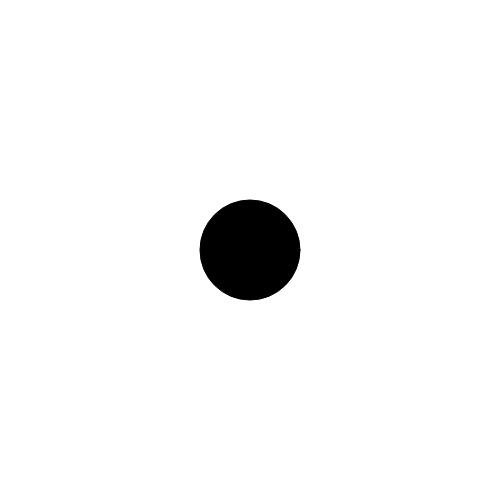
Frame 1 (no input)
Frame 60 (no input): identical to frame 1, image omitted
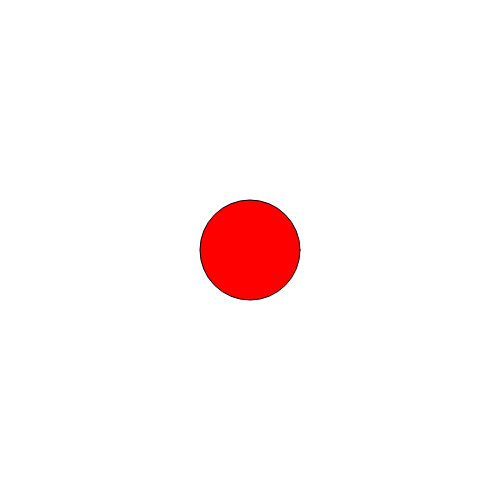
Frame 120 (the mouse pressed at the canvas centre since frame 60)

The p5.js sketch that drew these frames (run headless with seeded random() and noise() and a simulated clock; from frame 60 on, the mouse is pressed at the canvas centre):

// p5.js sketch
// ── sketch.js
var miColor;


function setup() {
  createCanvas(500, 500);
  tam = 100;
  miColor = color(0);
}
function draw() {
  background(255);
  fill(miColor);
  ellipse(width/2, height/2, tam, tam);
}

function mousePressed() {
  miColor = color(255, 0, 0);
}

function mouseDragged() {
  miColor = color(0, 255, 0);
}

function keyPressed() {
  if (key== 'a') {
    miColor = color(0, 0, 255);
  }
  if (key== 's') {
    miColor = color(255, 255, 0);
  }
}
